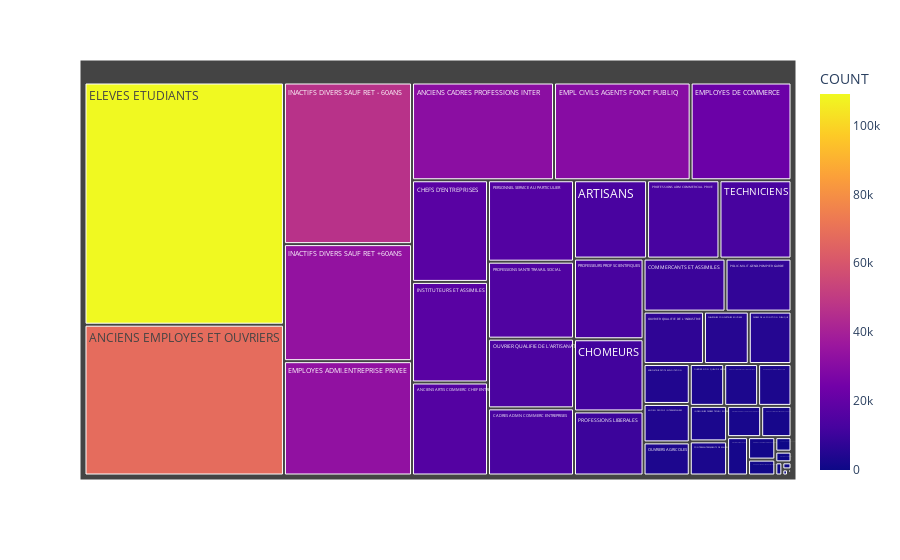

The notebook cell this image was saved under:
### Code cell
fig

### Figure 1 — Plotly figure (JSON) as saved in the notebook; plotly's stock layout.template omitted (floating-point values rounded to 4 significant figures)
{"data": [{"branchvalues": "total", "customdata": [[3], [146], [1384], [4168], [4013], [2407], [15968], [391], [31356], [1816], [67948], [209], [12934], [13038], [530], [5060], [5306], [17449], [11344], [77], [9818], [2877], [109127], [30174], [33090], [22273], [3], [7], [33876], [46771], [2993], [17261], [26], [3155], [980], [3253], [5], [13536], [7152], [3457], [5], [15812], [7904], [12678], [3207], [12814], [2141], [10071], [14949], [12748]], "domain": {"x": [0, 1], "y": [0, 1]}, "hovertemplate": "labels=%{label}<br>COUNT_sum=%{value}<br>parent=%{parent}<br>id=%{id}<br>COUNT=%{color}<extra></extra>", "ids": ["AGRICULTEUR EXPLOITANT", "AGRICULTEUR GRANDE EXPLOITATION", "AGRICULTEUR MOYENNE EXPLOITATION", "AGRICULTEUR PETITE EXPLOITATION", "ANCIEN PROFNS INTERMEDIAIRES", "ANCIENS AGRICULTEURS EXPLOITANTS", "ANCIENS ARTIS COMMERC CHEF ENTRE", "ANCIENS CADRES", "ANCIENS CADRES PROFESSIONS INTER", "ANCIENS EMPLOYES", "ANCIENS EMPLOYES ET OUVRIERS", "ANCIENS OUVRIERS", "ARTISANS", "CADRES ADMN COMMERC ENTREPRISES", "CADRES D' ENTREPRISE", "CADRES DE LA FONCTION PUBLIQUE", "CHAUFFEURS CONDUCTEURS ROUTIERS", "CHEFS D'ENTREPRISES", "CHOMEURS", "CLERGE RELIGIEUX", "COMMERCANTS ET ASSIMILES", "CONTREMAITRES,AGENTS DE MAITRISE", "ELEVES ETUDIANTS", "EMPL CIVILS AGENTS FONCT PUBLIQ", "EMPLOYES ADMI.ENTREPRISE PRIVEE", "EMPLOYES DE COMMERCE", "EMPLOYES DE LA FONCTION PUBLIQUE", "INACTIFS DIVERS NON RETRAITES", "INACTIFS DIVERS SAUF RET +60ANS", "INACTIFS DIVERS SAUF RET - 60ANS", "INGENIEURS CADRES TECHNI ENTREP", "INSTITUTEURS ET ASSIMILES", "MILITAIRES DU CONTINGENT", "OUV NON QUALIFIE DE L'INDUSTRIE", "OUV QUAL MANUT MAGASIN TRANSPORT", "OUVRIER NON QUALIFIE ARTISANAT", "OUVRIER QUALIFIE", "OUVRIER QUALIFIE DE L'ARTISANAT", "OUVRIER QUALIFIE DE L'INDUSTRIE", "OUVRIERS AGRICOLES", "OUVRIERS NON QUALITES", "PERSONNEL SERVICE AU PARTICULIER", "POLIC.MILIT.GEND.POMPIER GARDE", "PROFESSEURS PROF SCIENTIFIQUES", "PROFESSION ADM FONCTION PUBLIQUE", "PROFESSIONS ADM COMMERCIAL PRIVE", "PROFESSIONS DE L'INFO ART SPECTA", "PROFESSIONS LIBERALES", "PROFESSIONS SANTE TRAVAIL SOCIAL", "TECHNICIENS"], "labels": ["AGRICULTEUR EXPLOITANT", "AGRICULTEUR GRANDE EXPLOITATION", "AGRICULTEUR MOYENNE EXPLOITATION", "AGRICULTEUR PETITE EXPLOITATION", "ANCIEN PROFNS INTERMEDIAIRES", "ANCIENS AGRICULTEURS EXPLOITANTS", "ANCIENS ARTIS COMMERC CHEF ENTRE", "ANCIENS CADRES", "ANCIENS CADRES PROFESSIONS INTER", "ANCIENS EMPLOYES", "ANCIENS EMPLOYES ET OUVRIERS", "ANCIENS OUVRIERS", "ARTISANS", "CADRES ADMN COMMERC ENTREPRISES", "CADRES D' ENTREPRISE", "CADRES DE LA FONCTION PUBLIQUE", "CHAUFFEURS CONDUCTEURS ROUTIERS", "CHEFS D'ENTREPRISES", "CHOMEURS", "CLERGE RELIGIEUX", "COMMERCANTS ET ASSIMILES", "CONTREMAITRES,AGENTS DE MAITRISE", "ELEVES ETUDIANTS", "EMPL CIVILS AGENTS FONCT PUBLIQ", "EMPLOYES ADMI.ENTREPRISE PRIVEE", "EMPLOYES DE COMMERCE", "EMPLOYES DE LA FONCTION PUBLIQUE", "INACTIFS DIVERS NON RETRAITES", "INACTIFS DIVERS SAUF RET +60ANS", "INACTIFS DIVERS SAUF RET - 60ANS", "INGENIEURS CADRES TECHNI ENTREP", "INSTITUTEURS ET ASSIMILES", "MILITAIRES DU CONTINGENT", "OUV NON QUALIFIE DE L'INDUSTRIE", "OUV QUAL MANUT MAGASIN TRANSPORT", "OUVRIER NON QUALIFIE ARTISANAT", "OUVRIER QUALIFIE", "OUVRIER QUALIFIE DE L'ARTISANAT", "OUVRIER QUALIFIE DE L'INDUSTRIE", "OUVRIERS AGRICOLES", "OUVRIERS NON QUALITES", "PERSONNEL SERVICE AU PARTICULIER", "POLIC.MILIT.GEND.POMPIER GARDE", "PROFESSEURS PROF SCIENTIFIQUES", "PROFESSION ADM FONCTION PUBLIQUE", "PROFESSIONS ADM COMMERCIAL PRIVE", "PROFESSIONS DE L'INFO ART SPECTA", "PROFESSIONS LIBERALES", "PROFESSIONS SANTE TRAVAIL SOCIAL", "TECHNICIENS"], "marker": {"coloraxis": "coloraxis", "colors": [3, 146, 1384, 4168, 4013, 2407, 15968, 391, 31356, 1816, 67948, 209, 12934, 13038, 530, 5060, 5306, 17449, 11344, 77, 9818, 2877, 109127, 30174, 33090, 22273, 3, 7, 33876, 46771, 2993, 17261, 26, 3155, 980, 3253, 5, 13536, 7152, 3457, 5, 15812, 7904, 12678, 3207, 12814, 2141, 10071, 14949, 12748]}, "name": "", "parents": ["", "", "", "", "", "", "", "", "", "", "", "", "", "", "", "", "", "", "", "", "", "", "", "", "", "", "", "", "", "", "", "", "", "", "", "", "", "", "", "", "", "", "", "", "", "", "", "", "", ""], "type": "treemap", "values": [3, 146, 1384, 4168, 4013, 2407, 15968, 391, 31356, 1816, 67948, 209, 12934, 13038, 530, 5060, 5306, 17449, 11344, 77, 9818, 2877, 109127, 30174, 33090, 22273, 3, 7, 33876, 46771, 2993, 17261, 26, 3155, 980, 3253, 5, 13536, 7152, 3457, 5, 15812, 7904, 12678, 3207, 12814, 2141, 10071, 14949, 12748]}], "layout": {"coloraxis": {"colorbar": {"title": {"text": "COUNT"}}, "colorscale": [[0, "#0d0887"], [0.1111, "#46039f"], [0.2222, "#7201a8"], [0.3333, "#9c179e"], [0.4444, "#bd3786"], [0.5556, "#d8576b"], [0.6667, "#ed7953"], [0.7778, "#fb9f3a"], [0.8889, "#fdca26"], [1, "#f0f921"]]}, "legend": {"tracegroupgap": 0}, "margin": {"t": 60}}}
